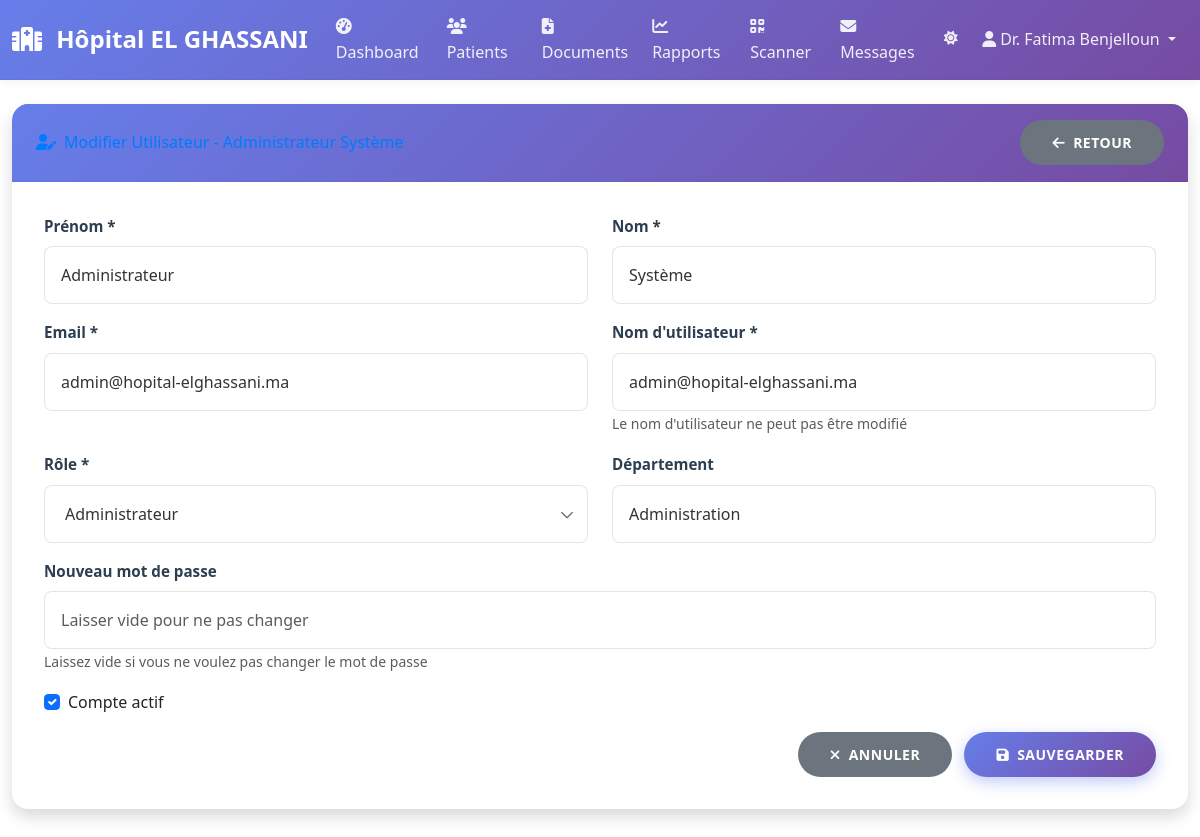
Screenshot of /users/1/edit/ (signed in) with the database file from the repository.
### users/models.py (models this page shows, shortened)
class User(AbstractUser):
    ROLE_CHOICES = [
        ('admin', 'Administrateur'),
        ('doctor', 'Médecin'),
        ('nurse', 'Infirmière'),
        ('technician', 'Technicien'),
    ]
    role = models.CharField(
        max_length=20,
        choices=ROLE_CHOICES,
        default='nurse',
        verbose_name='Rôle'
    )
    department = models.CharField(
        max_length=100,
        blank=True,
        null=True,
        verbose_name='Département'
    )
    phone = models.CharField(
        max_length=20,
        blank=True,
        null=True,
        verbose_name='Téléphone'
    )
    is_active = models.BooleanField(
        default=True,
        verbose_name='Actif'
    )
    last_login_ip = models.GenericIPAddressField(
        blank=True,
        null=True,
        verbose_name='Dernière IP de connexion'
    )
    created_at = models.DateTimeField(
        auto_now_add=True,
        verbose_name='Date de création'
    )
    updated_at = models.DateTimeField(
        auto_now=True,
        verbose_name='Date de modification'
    )
    permissions = models.JSONField(
        default=list,
        blank=True,
        verbose_name='Permissions'
    )
    class Meta:
        verbose_name = 'Utilisateur'
        verbose_name_plural = 'Utilisateurs'
        ordering = ['-created_at']
    def get_full_name(self):
        return f"{self.first_name} {self.last_name}".strip()

### medical/views.py (the view, shortened to what this page needs)
# urls.py: path('users/<int:user_id>/edit/', views.edit_user, name='edit_user'),
@login_required
def edit_user(request, user_id):
    if not request.user.is_staff:
        messages.error(request, 'Accès non autorisé')
        return redirect('dashboard')
    user = get_object_or_404(User, id=user_id)
    context = {
        'user': request.user,
        'edited_user': user,
    }
    return render(request, 'medical/user_edit.html', context)

### templates/medical/user_edit.html (shortened to what this page needs)
{% extends 'medical/base.html' %}
{% load static %}
{% block content %}
<div class="row">
    <div class="col-12">
        <div class="card shadow">
            <div class="card-header py-3 d-flex flex-row align-items-center justify-content-between">
                <h6 class="m-0 font-weight-bold text-primary">
                    <i class="fas fa-user-edit me-2"></i>Modifier Utilisateur - {{ edited_user.get_full_name }}
                </h6>
                <a href="{% url 'users' %}" class="btn btn-secondary">
                    <i class="fas fa-arrow-left me-2"></i>Retour
                </a>
            </div>
            <div class="card-body">
                <form method="post">
                    <div class="row">
                        <div class="col-md-6">
                            <div class="mb-3">
                                <label class="form-label">Prénom *</label>
                                <input type="text" class="form-control" name="first_name" value="{{ edited_user.first_name }}" required>
                            </div>
                        </div>
                        <div class="col-md-6">
                            <div class="mb-3">
                                <label class="form-label">Nom *</label>
                                <input type="text" class="form-control" name="last_name" value="{{ edited_user.last_name }}" required>
                            </div>
                        </div>
                    </div>
                    <div class="row">
                        <div class="col-md-6">
                            <div class="mb-3">
                                <label class="form-label">Email *</label>
                                <input type="email" class="form-control" name="email" value="{{ edited_user.email }}" required>
                            </div>
                        </div>
                        <div class="col-md-6">
                            <div class="mb-3">
                                <label class="form-label">Nom d'utilisateur *</label>
                                <input type="text" class="form-control" value="{{ edited_user.username }}" readonly>
                                <small class="form-text text-muted">Le nom d'utilisateur ne peut pas être modifié</small>
                            </div>
                        </div>
                    </div>
                    <div class="row">
                        <div class="col-md-6">
                            <div class="mb-3">
                                <label class="form-label">Rôle *</label>
                                <select class="form-select" name="role" required>
                                    <option value="admin" {% if edited_user.role == 'admin' %}selected{% endif %}>Administrateur</option>
                                </select>
                            </div>
                        </div>
                        <div class="col-md-6">
                            <div class="mb-3">
                                <label class="form-label">Département</label>
                                <input type="text" class="form-control" name="department" value="{{ edited_user.department|default:'' }}">
                            </div>
                        </div>
                    </div>
                    <div class="mb-3">
                        <label class="form-label">Nouveau mot de passe</label>
                        <input type="password" class="form-control" name="password" placeholder="Laisser vide pour ne pas changer">
                        <small class="form-text text-muted">Laissez vide si vous ne voulez pas changer le mot de passe</small>
                    </div>
                    <div class="row">
                        <div class="col-md-6">
                            <div class="mb-3">
                                <div class="form-check">
                                    <input class="form-check-input" type="checkbox" name="is_active" id="is_active"
                                           {% if edited_user.is_active %}checked{% endif %}>
                                    <label class="form-check-label" for="is_active">
                                        Compte actif
                                    </label>
                                </div>
                            </div>
                        </div>
                    </div>
                    <div class="text-end">
                        <a href="{% url 'users' %}" class="btn btn-secondary me-2">
                            <i class="fas fa-times me-2"></i>Annuler
                        </a>
                        <button type="submit" class="btn btn-primary">
                            <i class="fas fa-save me-2"></i>Sauvegarder
                        </button>
                    </div>
                </form>
            </div>
        </div>
    </div>
</div>
{% endblock %}

### templates/medical/base.html (shortened to what this page needs)
{% load static %}
<!DOCTYPE html>
<html lang="fr" dir="ltr">
<head>
    <link href="https://cdn.jsdelivr.net/npm/bootstrap@5.3.0/dist/css/bootstrap.min.css" rel="stylesheet">
    <link href="https://cdnjs.cloudflare.com/ajax/libs/font-awesome/6.4.0/css/all.min.css" rel="stylesheet">
    <link href="{% static 'css/style.css' %}" rel="stylesheet">
    <link rel="stylesheet" href="{% static 'css/modern-design.css' %}">
</head>
<body>
    {% if user.is_authenticated %}
        <nav class="navbar navbar-expand-lg navbar-dark bg-primary">
            <div class="container-fluid">
                <a class="navbar-brand" href="{% url 'dashboard' %}">
                    <i class="fas fa-hospital me-2"></i>
                    Hôpital EL GHASSANI
                </a>
                <div class="collapse navbar-collapse" id="navbarNav">
                    <ul class="navbar-nav me-auto">
                        <li class="nav-item">
                            <a class="nav-link {% if request.resolver_match.url_name == 'dashboard' %}active{% endif %}" href="{% url 'dashboard' %}">
                                <i class="fas fa-tachometer-alt me-1"></i>Dashboard
                            </a>
                        </li>
                        {% if user.role == 'technician' %}
                        <li class="nav-item">
                            <a class="nav-link {% if request.resolver_match.url_name == 'messages' %}active{% endif %}" href="{% url 'messages' %}">
                                <i class="fas fa-envelope me-1"></i>Messages
                                <span class="badge bg-danger ms-1" id="unread-messages-badge" style="display: none;">0</span>
                            </a>
                        </li>
                        <li class="nav-item">
                            <a class="nav-link {% if request.resolver_match.url_name == 'system_logs' %}active{% endif %}" href="{% url 'system_logs' %}">
                                <i class="fas fa-clipboard-list me-1"></i>Logs Système
                            </a>
                        </li>
                        <li class="nav-item">
                            <a class="nav-link {% if request.resolver_match.url_name == 'system_monitor' %}active{% endif %}" href="{% url 'system_monitor' %}">
                                <i class="fas fa-heartbeat me-1"></i>Monitoring
                            </a>
                        </li>
                        <li class="nav-item">
                            <a class="nav-link {% if request.resolver_match.url_name == 'backup_restore' %}active{% endif %}" href="{% url 'backup_restore' %}">
                                <i class="fas fa-database me-1"></i>Sauvegarde
                            </a>
                        </li>
                        <li class="nav-item">
                            <a class="nav-link {% if request.resolver_match.url_name == 'maintenance' %}active{% endif %}" href="{% url 'maintenance' %}">
                                <i class="fas fa-tools me-1"></i>Maintenance
                            </a>
                        </li>
                        {% else %}
                        <li class="nav-item">
                            <a class="nav-link {% if request.resolver_match.url_name == 'patients' %}active{% endif %}" href="{% url 'patients' %}">
                                <i class="fas fa-users me-1"></i>Patients
                            </a>
                        </li>
                        <li class="nav-item">
                            <a class="nav-link {% if request.resolver_match.url_name == 'documents' %}active{% endif %}" href="{% url 'documents' %}">
                                <i class="fas fa-file-medical me-1"></i>Documents
                            </a>
                        </li>
                        <li class="nav-item">
                            <a class="nav-link {% if request.resolver_match.url_name == 'reports' %}active{% endif %}" href="{% url 'reports' %}">
                                <i class="fas fa-chart-line me-1"></i>Rapports
                            </a>
                        </li>
                        <li class="nav-item">
                            <a class="nav-link {% if request.resolver_match.url_name == 'scanner' %}active{% endif %}" href="{% url 'scanner' %}">
                                <i class="fas fa-qrcode me-1"></i>Scanner
                            </a>
                        </li>
                        <li class="nav-item">
                            <a class="nav-link {% if request.resolver_match.url_name == 'messages' %}active{% endif %}" href="{% url 'messages' %}">
                                <i class="fas fa-envelope me-1"></i>Messages
                            </a>
                        </li>
                        {% endif %}
                    </ul>
                    <ul class="navbar-nav">
                        <li class="nav-item">
                            <button class="btn btn-outline-secondary nav-link border-0" onclick="toggleTheme()" title="Changer le thème">
                                <i class="fas fa-sun" id="theme-icon"></i>
                            </button>
                        </li>
                        <li class="nav-item dropdown">
                            <a class="nav-link dropdown-toggle" href="#" id="navbarDropdown" role="button" data-bs-toggle="dropdown">
                                <i class="fas fa-user me-1"></i>{{ user.get_full_name }}
                            </a>
                        </li>
                    </ul>
                </div>
            </div>
        </nav>
    {% endif %}
    <main class="{% if user.is_authenticated %}container-fluid mt-4{% endif %}">
        {% block content %}{% endblock %}
    </main>
</body>
</html>

### static/css/style.css (style rules this page uses)
:root { --primary-color: #2563eb; --secondary-color: #64748b; --success-color: #059669; --danger-color: #dc2626; --warning-color: #d97706; --info-color: #0891b2; --light-color: #f8fafc; --dark-color: #0f172a; --medical-blue: #1e40af; --medical-green: #059669; --medical-red: #dc2626; --medical-orange: #ea580c; --gradient-primary: linear-gradient(135deg, #667eea 0%, #764ba2 100%); --gradient-success: linear-gradient(135deg, #4facfe 0%, #00f2fe 100%); --gradient-warning: linear-gradient(135deg, #f093fb 0%, #f5576c 100%); --gradient-info: linear-gradient(135deg, #4facfe 0%, #00f2fe 100%); --gradient-medical: linear-gradient(135deg, #1e40af 0%, #059669 100%); --shadow-sm: 0 1px 2px 0 rgb(0 0 0 / 0.05); --shadow-md: 0 4px 6px -1px rgb(0 0 0 / 0.1), 0 2px 4px -2px rgb(0 0 0 / 0.1); --shadow-lg: 0 10px 15px -3px rgb(0 0 0 / 0.1), 0 4px 6px -4px rgb(0 0 0 / 0.1); --shadow-xl: 0 20px 25px -5px rgb(0 0 0 / 0.1), 0 8px 10px -6px rgb(0 0 0 / 0.1); }
* { margin: 0; padding: 0; box-sizing: border-box; }
body { font-family: 'Segoe UI', Tahoma, Geneva, Verdana, sans-serif; background: var(--light-color); color: var(--dark-color); line-height: 1.6; overflow-x: hidden; }
.navbar { background: rgba(255, 255, 255, 0.95) !important; backdrop-filter: blur(15px); border-bottom: 1px solid rgba(148, 163, 184, 0.2); box-shadow: var(--shadow-md); z-index: 1050; transition: all 0.3s ease; height: 80px; }
.navbar-brand { font-weight: 700; font-size: 1.4rem; color: var(--medical-blue) !important; }
.navbar-nav .nav-link { font-weight: 600; padding: 0.75rem 1.25rem; border-radius: 12px; margin: 0 0.25rem; transition: all 0.3s ease; position: relative; color: var(--dark-color) !important; }
.navbar-nav .nav-link::before { content: ''; position: absolute; bottom: 0; left: 50%; width: 0; height: 3px; background: var(--gradient-medical); transition: all 0.3s ease; transform: translateX(-50%); border-radius: 2px; }
.card { border: none; border-radius: 20px; box-shadow: var(--shadow-md); transition: all 0.3s ease; margin-bottom: 2rem; background: rgba(255, 255, 255, 0.95); backdrop-filter: blur(10px); border: 1px solid rgba(255, 255, 255, 0.2); overflow: hidden; }
.card::before { content: ''; position: absolute; top: 0; left: 0; right: 0; height: 2px; background: var(--gradient-medical); opacity: 0.6; }
.card::after { content: ''; position: absolute; top: 0; left: -100%; width: 100%; height: 100%; background: linear-gradient(90deg, transparent, rgba(255, 255, 255, 0.2), transparent); transition: left 0.5s; }
.card-header { background: rgba(248, 250, 252, 0.9); border-bottom: 1px solid rgba(148, 163, 184, 0.1); padding: 1.75rem 2rem; border-radius: 20px 20px 0 0 !important; position: relative; }
.card-body { padding: 2rem; }
.btn { border-radius: 14px; font-weight: 600; padding: 0.75rem 1.5rem; transition: all 0.3s ease; position: relative; overflow: hidden; border: none; text-transform: uppercase; font-size: 0.875rem; letter-spacing: 0.5px; }
.btn::before { content: ''; position: absolute; top: 0; left: -100%; width: 100%; height: 100%; background: linear-gradient(90deg, transparent, rgba(255,255,255,0.3), transparent); transition: left 0.6s; }
.btn-primary { background: var(--gradient-medical); color: white; }
.form-control, .form-select { border-radius: 14px; border: 2px solid rgba(148, 163, 184, 0.2); padding: 1rem 1.25rem; transition: all 0.3s ease; background: rgba(255, 255, 255, 0.9); backdrop-filter: blur(10px); }
.form-label { font-weight: 700; color: var(--dark-color); margin-bottom: 0.75rem; font-size: 0.95rem; }

### rows the page displays
User: get_full_name "Dr. Fatima Benjelloun"
User: get_full_name "Administrateur Système", first_name "Administrateur", last_name "Système", email "admin@hopital-elghassani.ma", username "admin@hopital-elghassani.ma", role "Administrateur", department "Administration", is_active "☑"
